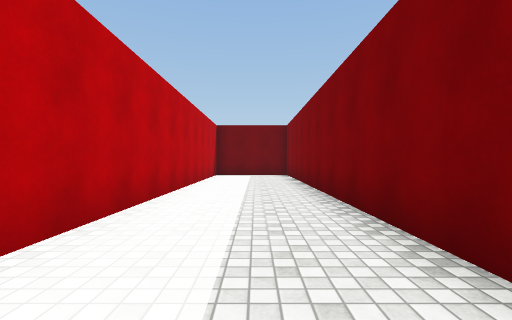
View 1 (above)

13 first-person views from a walk through a Unity game level. The camera is 1.2 m above the floor, looks level and sees 85° across. The floor is counted in squares, 2 m on a side. Each view is taken from the middle of a square. On the plan, view 1 faces up. The plan holds only what a view shows up to about 9 squares ahead; the rest is blank. The player is left out. Surface patterns are stand-ins for the level's own textures.

View 2
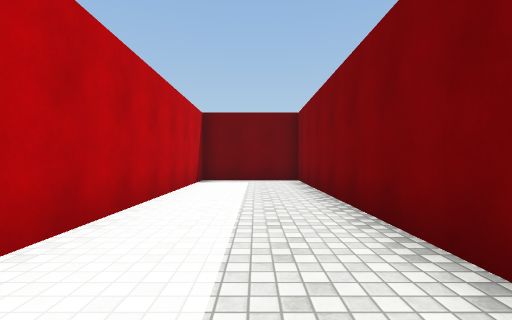

View 3
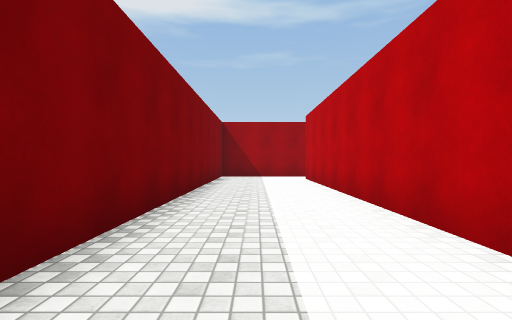

View 4
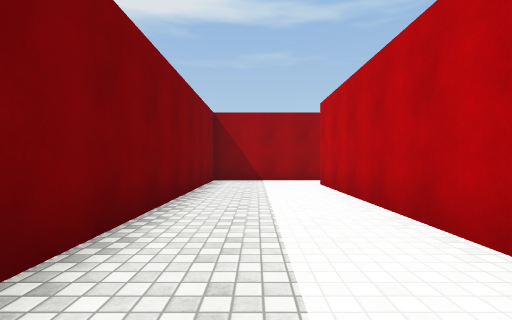

View 5
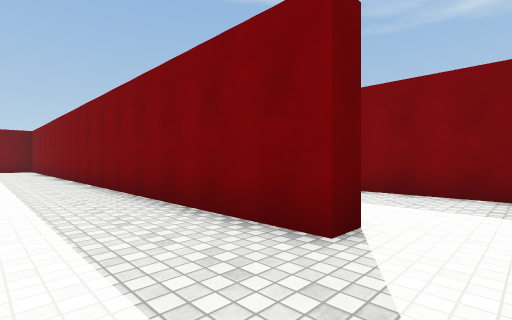

View 6
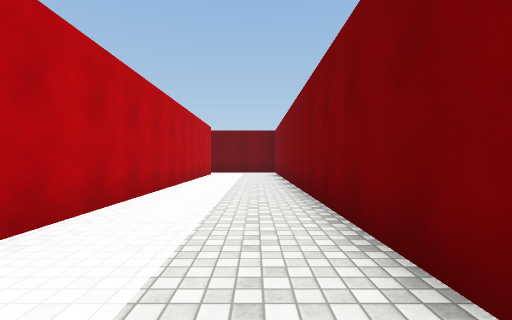

View 7
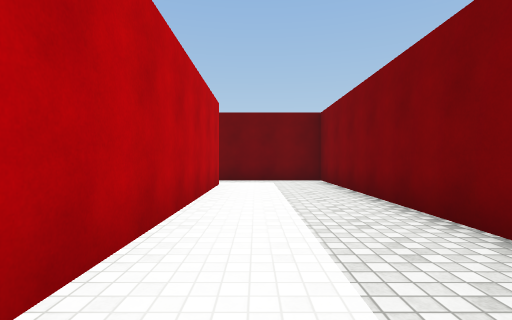

View 8
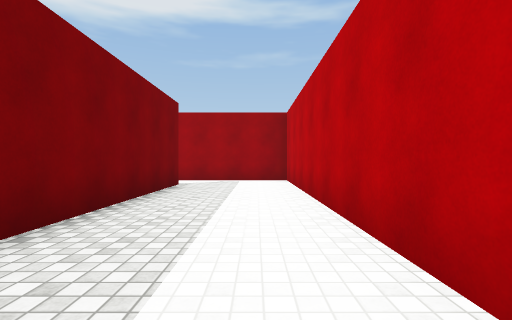

View 9
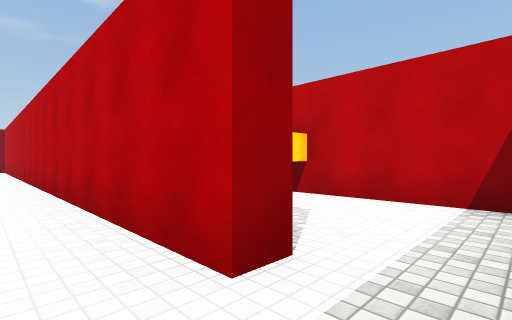

View 10
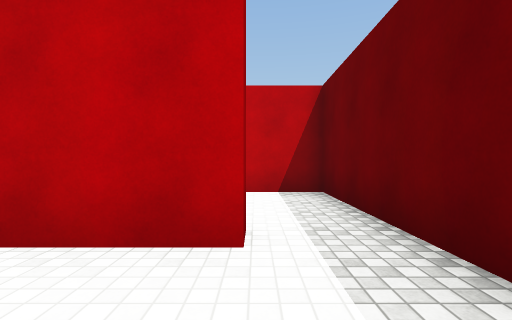

View 11
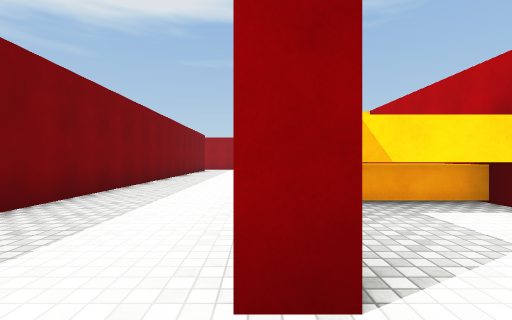

View 12
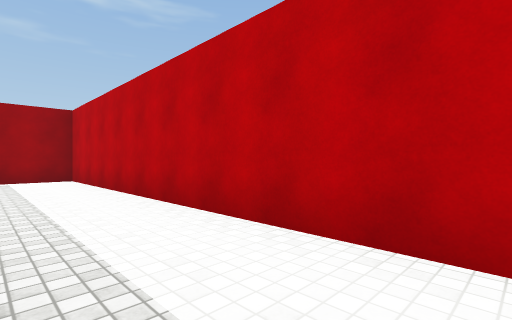

View 13
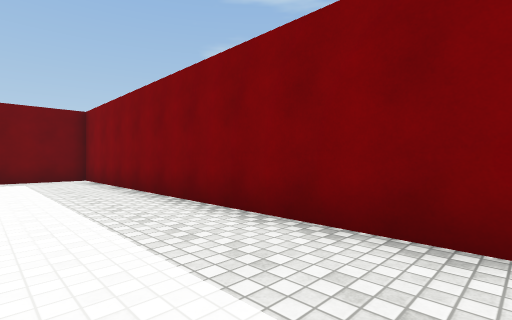

### Floor plan
Points are (right, up) in squares from view 1. A wall is a line through its corners. A room is listed if a view was taken in it or the views show most of it. See-through windows are left out.
Room 1 (views 1, 2, 3, 4, 13)
walls: (-1.4, -6.2) (1.3, -6.2) (1.3, 11.3) (-1.6, 11.3) (-1.6, -4.9)
ways out: opening at (-2, -5.5) to room 2
Room 2 (views 5, 6, 7, 8, 9, 10, 11, 12)
walls: (-8.2, 8.1) (-6.1, 8.1); (-5.5, 9.9) (-4.9, 9.9) (-4.9, -6.2) (-1.4, -6.2); (-1.6, -4.9) (-2.1, -4.9) (-2.1, 11.3) (-8.3, 11.3) (-8.3, 7.8)
ways out: opening at (-2, -5.5) to room 1

Where each view was taken, in squares from view 1:
view 1: 0 up, 0 right, facing up
view 2: 3 up, 0 right, facing up
view 3: 4 up, 0 right, facing down
view 4: 2 up, 0 right, facing down
view 5: 6 down, 4 left, facing up-right
view 6: 2 down, 3 left, facing up
view 7: 3 up, 4 left, facing up
view 8: 2 up, 4 left, facing down
view 9: 11 up, 4 left, facing down-left
view 10: 10 up, 3 left, facing left
view 11: 11 up, 5 left, facing down
view 12: 3 up, 3 left, facing down-left
view 13: 2 up, 1 left, facing up-right
